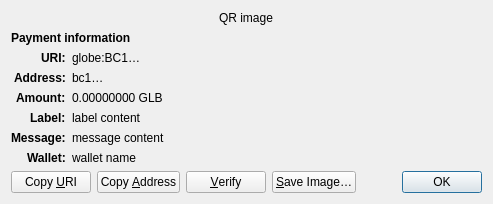
<?xml version="1.0" encoding="UTF-8"?>
<ui version="4.0">
 <class>ReceiveRequestDialog</class>
 <widget class="QDialog" name="ReceiveRequestDialog">
  <property name="geometry">
   <rect>
    <x>0</x>
    <y>0</y>
    <width>413</width>
    <height>229</height>
   </rect>
  </property>
  <property name="windowTitle">
   <string>Request payment to …</string>
  </property>
  <layout class="QGridLayout" name="gridLayout" columnstretch="0,1">
   <property name="sizeConstraint">
    <enum>QLayout::SetFixedSize</enum>
   </property>
   <item row="0" column="0" colspan="2" alignment="Qt::AlignHCenter">
    <widget class="QRImageWidget" name="qr_code">
     <property name="text">
      <string notr="true">QR image</string>
     </property>
     <property name="textInteractionFlags">
      <set>Qt::NoTextInteraction</set>
     </property>
    </widget>
   </item>
   <item row="1" column="0" colspan="2">
    <widget class="QLabel" name="payment_header">
     <property name="font">
      <font>
       <weight>75</weight>
       <bold>true</bold>
      </font>
     </property>
     <property name="text">
      <string>Payment information</string>
     </property>
     <property name="textInteractionFlags">
      <set>Qt::NoTextInteraction</set>
     </property>
    </widget>
   </item>
   <item row="2" column="0" alignment="Qt::AlignRight|Qt::AlignTop">
    <widget class="QLabel" name="uri_tag">
     <property name="font">
      <font>
       <weight>75</weight>
       <bold>true</bold>
      </font>
     </property>
     <property name="text">
      <string notr="true">URI:</string>
     </property>
     <property name="textFormat">
      <enum>Qt::PlainText</enum>
     </property>
     <property name="textInteractionFlags">
      <set>Qt::NoTextInteraction</set>
     </property>
    </widget>
   </item>
   <item row="2" column="1" alignment="Qt::AlignTop">
    <widget class="QLabel" name="uri_content">
     <property name="text">
      <string notr="true">globe:BC1…</string>
     </property>
     <property name="textFormat">
      <enum>Qt::RichText</enum>
     </property>
     <property name="wordWrap">
      <bool>true</bool>
     </property>
     <property name="textInteractionFlags">
      <set>Qt::TextSelectableByMouse</set>
     </property>
    </widget>
   </item>
   <item row="3" column="0" alignment="Qt::AlignRight|Qt::AlignTop">
    <widget class="QLabel" name="address_tag">
     <property name="font">
      <font>
       <weight>75</weight>
       <bold>true</bold>
      </font>
     </property>
     <property name="text">
      <string>Address:</string>
     </property>
     <property name="textInteractionFlags">
      <set>Qt::NoTextInteraction</set>
     </property>
    </widget>
   </item>
   <item row="3" column="1" alignment="Qt::AlignTop">
    <widget class="QLabel" name="address_content">
     <property name="text">
      <string notr="true">bc1…</string>
     </property>
     <property name="textFormat">
      <enum>Qt::PlainText</enum>
     </property>
     <property name="textInteractionFlags">
      <set>Qt::TextSelectableByMouse</set>
     </property>
    </widget>
   </item>
   <item row="4" column="0" alignment="Qt::AlignRight|Qt::AlignTop">
    <widget class="QLabel" name="amount_tag">
     <property name="font">
      <font>
       <weight>75</weight>
       <bold>true</bold>
      </font>
     </property>
     <property name="text">
      <string>Amount:</string>
     </property>
     <property name="textInteractionFlags">
      <set>Qt::NoTextInteraction</set>
     </property>
    </widget>
   </item>
   <item row="4" column="1" alignment="Qt::AlignTop">
    <widget class="QLabel" name="amount_content">
     <property name="text">
      <string notr="true">0.00000000 GLB</string>
     </property>
     <property name="textFormat">
      <enum>Qt::PlainText</enum>
     </property>
     <property name="textInteractionFlags">
      <set>Qt::TextSelectableByMouse</set>
     </property>
    </widget>
   </item>
   <item row="5" column="0" alignment="Qt::AlignRight|Qt::AlignTop">
    <widget class="QLabel" name="label_tag">
     <property name="font">
      <font>
       <weight>75</weight>
       <bold>true</bold>
      </font>
     </property>
     <property name="text">
      <string>Label:</string>
     </property>
     <property name="textInteractionFlags">
      <set>Qt::NoTextInteraction</set>
     </property>
    </widget>
   </item>
   <item row="5" column="1" alignment="Qt::AlignTop">
    <widget class="QLabel" name="label_content">
     <property name="text">
      <string notr="true">label content</string>
     </property>
     <property name="textFormat">
      <enum>Qt::PlainText</enum>
     </property>
     <property name="wordWrap">
      <bool>true</bool>
     </property>
     <property name="textInteractionFlags">
      <set>Qt::TextSelectableByMouse</set>
     </property>
    </widget>
   </item>
   <item row="6" column="0" alignment="Qt::AlignRight|Qt::AlignTop">
    <widget class="QLabel" name="message_tag">
     <property name="font">
      <font>
       <weight>75</weight>
       <bold>true</bold>
      </font>
     </property>
     <property name="text">
      <string>Message:</string>
     </property>
     <property name="textInteractionFlags">
      <set>Qt::NoTextInteraction</set>
     </property>
    </widget>
   </item>
   <item row="6" column="1" alignment="Qt::AlignTop">
    <widget class="QLabel" name="message_content">
     <property name="text">
      <string notr="true">message content</string>
     </property>
     <property name="textFormat">
      <enum>Qt::PlainText</enum>
     </property>
     <property name="wordWrap">
      <bool>true</bool>
     </property>
     <property name="textInteractionFlags">
      <set>Qt::TextSelectableByMouse</set>
     </property>
    </widget>
   </item>
   <item row="7" column="0" alignment="Qt::AlignRight|Qt::AlignTop">
    <widget class="QLabel" name="wallet_tag">
     <property name="font">
      <font>
       <weight>75</weight>
       <bold>true</bold>
      </font>
     </property>
     <property name="text">
      <string>Wallet:</string>
     </property>
     <property name="textInteractionFlags">
      <set>Qt::NoTextInteraction</set>
     </property>
    </widget>
   </item>
   <item row="7" column="1" alignment="Qt::AlignTop">
    <widget class="QLabel" name="wallet_content">
     <property name="text">
      <string notr="true">wallet name</string>
     </property>
     <property name="textFormat">
      <enum>Qt::PlainText</enum>
     </property>
     <property name="wordWrap">
      <bool>true</bool>
     </property>
     <property name="textInteractionFlags">
      <set>Qt::TextSelectableByMouse</set>
     </property>
    </widget>
   </item>
   <item row="8" column="0" colspan="2">
    <layout class="QHBoxLayout" name="horizontalLayout">
     <item>
      <widget class="QPushButton" name="btnCopyURI">
       <property name="text">
        <string>Copy &amp;URI</string>
       </property>
       <property name="autoDefault">
        <bool>false</bool>
       </property>
      </widget>
     </item>
     <item>
      <widget class="QPushButton" name="btnCopyAddress">
       <property name="text">
        <string>Copy &amp;Address</string>
       </property>
       <property name="autoDefault">
        <bool>false</bool>
       </property>
      </widget>
     </item>
     <item>
      <widget class="QPushButton" name="btnVerify">
       <property name="text">
        <string>&amp;Verify</string>
       </property>
       <property name="toolTip">
        <string>Verify this address on e.g. a hardware wallet screen</string>
       </property>
       <property name="autoDefault">
        <bool>false</bool>
       </property>
      </widget>
     </item>
     <item>
      <widget class="QPushButton" name="btnSaveAs">
       <property name="text">
        <string>&amp;Save Image…</string>
       </property>
       <property name="autoDefault">
        <bool>false</bool>
       </property>
      </widget>
     </item>
     <item>
      <spacer name="horizontalSpacer_2">
       <property name="orientation">
        <enum>Qt::Horizontal</enum>
       </property>
       <property name="sizeHint" stdset="0">
        <size>
         <width>40</width>
         <height>20</height>
        </size>
       </property>
      </spacer>
     </item>
     <item>
      <widget class="QDialogButtonBox" name="buttonBox">
       <property name="focusPolicy">
        <enum>Qt::StrongFocus</enum>
       </property>
       <property name="standardButtons">
        <set>QDialogButtonBox::Ok</set>
       </property>
      </widget>
     </item>
    </layout>
   </item>
  </layout>
 </widget>
 <customwidgets>
  <customwidget>
   <class>QRImageWidget</class>
   <extends>QLabel</extends>
   <header>qt/qrimagewidget.h</header>
  </customwidget>
 </customwidgets>
 <tabstops>
  <tabstop>buttonBox</tabstop>
  <tabstop>btnCopyURI</tabstop>
  <tabstop>btnCopyAddress</tabstop>
  <tabstop>btnSaveAs</tabstop>
 </tabstops>
 <resources/>
 <connections>
  <connection>
   <sender>buttonBox</sender>
   <signal>accepted()</signal>
   <receiver>ReceiveRequestDialog</receiver>
   <slot>accept()</slot>
   <hints>
    <hint type="sourcelabel">
     <x>135</x>
     <y>230</y>
    </hint>
    <hint type="destinationlabel">
     <x>135</x>
     <y>126</y>
    </hint>
   </hints>
  </connection>
 </connections>
</ui>
